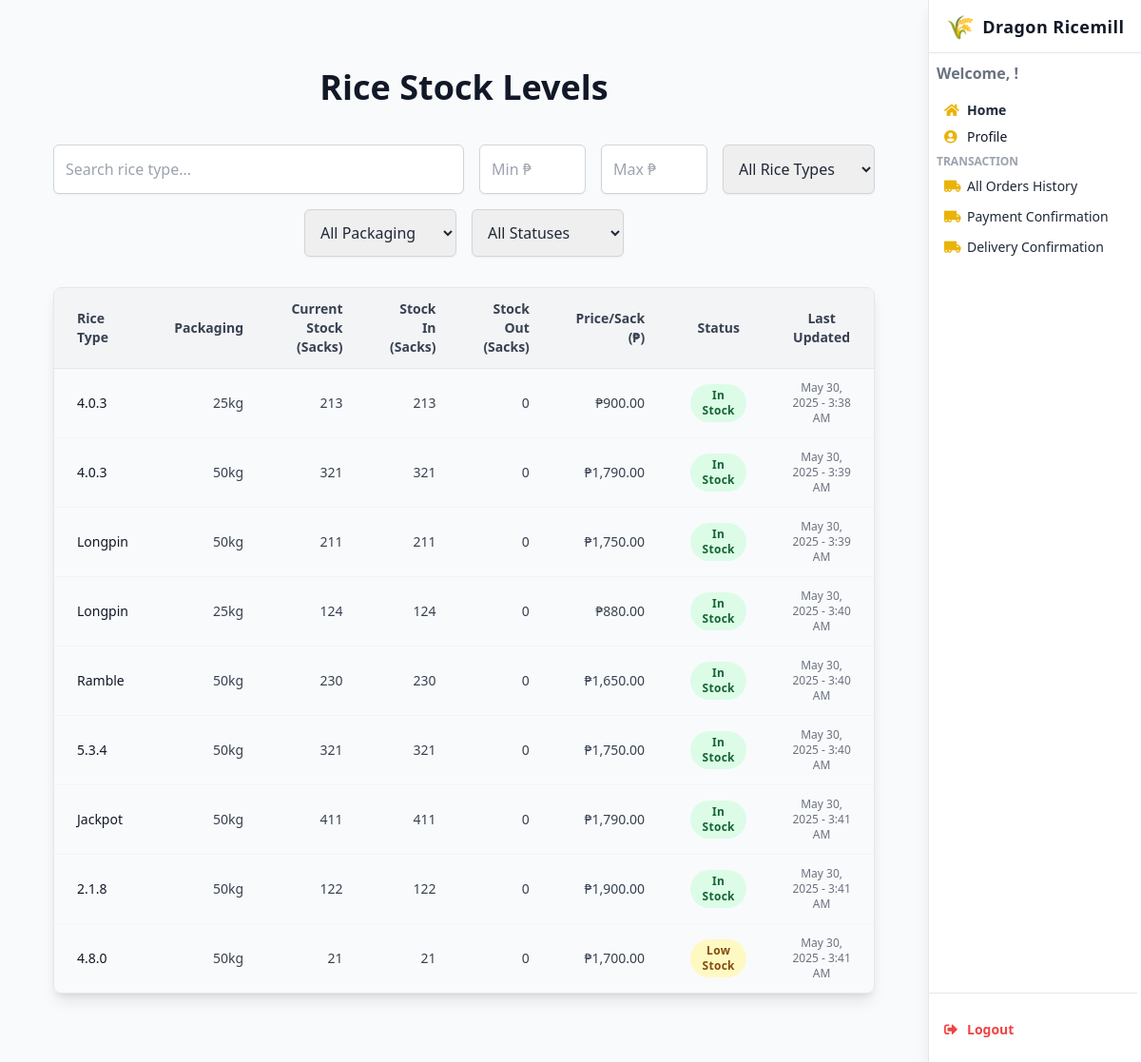
The page /viewstocklevel/ on the database its author committed.
### webapp/models.py (models this page shows, shortened)
class Stock(models.Model):
    stockID = models.AutoField(primary_key=True)
    rice_type = models.ForeignKey(Rice, on_delete=models.CASCADE, db_column='riceID', related_name='stocks')
    packaging = models.CharField(max_length=50, default='50kg')  # e.g., 25kg, 50kg
    price_per_sack = models.DecimalField(max_digits=10, decimal_places=2)
    stock_in = models.PositiveIntegerField(default=0)
    stock_out = models.PositiveIntegerField(default=0)
    current_stock = models.PositiveIntegerField(default=0)
    minimum_stock = models.PositiveIntegerField(default=10)
    last_updated = models.DateTimeField(auto_now=True)
    created_at = models.DateTimeField(auto_now_add=True)
    class Meta:
        db_table = 'Stock'
        unique_together = ('rice_type', 'packaging')

class Rice(models.Model):
    riceID = models.AutoField(primary_key=True)
    rice_type = models.CharField(max_length=100, unique=True)
    description = models.TextField(blank=True, null=True)
    is_active = models.BooleanField(default=True)
    class Meta:
        db_table = 'Rice'
    def __str__(self):
        return f"{self.rice_type}"

### webapp/views.py (the view)
# urls.py: path("viewstocklevel/", views.viewstocklevel, name="viewstocklevel"),
def viewstocklevel(request):
    stock_data = Stock.objects.select_related('rice_type').all()
    rice_types = Stock.objects.values_list('rice_type__rice_type', flat=True).distinct()
    packaging_types = Stock.objects.values_list('packaging', flat=True).distinct()
    return render(request, 'viewstocklevel.html', {
        'stock_data': stock_data,
        'rice_types': rice_types,
        'packaging_types': packaging_types,
    })

### webapp/templates/viewstocklevel.html (shortened to what this page needs)
{% load humanize %}
<!DOCTYPE html>
<html lang="en">
<head>
  <script src="https://cdn.tailwindcss.com"></script>
  <link href="https://cdnjs.cloudflare.com/ajax/libs/font-awesome/5.15.3/css/all.min.css" rel="stylesheet" />
</head>
<body class="bg-gray-100 text-gray-800 min-h-screen font-sans leading-relaxed overflow-x-hidden">
<header class="fixed top-0 right-0 h-screen w-56 bg-white shadow-lg flex flex-col z-50 border-l border-gray-200">
  <div class="h-14 flex items-center justify-center border-b border-gray-200">
    <a href="#" class="flex items-center space-x-2 select-none text-gray-900 font-bold text-lg tracking-wide">
      <span class="text-yellow-500 text-2xl">🌾</span>
      <span>Dragon Ricemill</span>
    </a>
  </div>
  <nav class="flex-1 flex flex-col py-1 pr-1 overflow-y-auto scrollbar-hide">
    <div class="px-2 py-1">
      <span class="block text-1 text-gray-500 font-semibold mb-3">Welcome, {{ request.session.user_name }}!</span>
      <a href="{% url 'dashboard' %}" class="flex items-center space-x-2 px-2 py-1 rounded text-sm hover:bg-yellow-50 font-semibold hover:text-yellow-600 transition">
        <i class="fas fa-home w-4 text-yellow-500"></i><span>Home</span>
      </a>
      <a href="{% url 'profile' %}" class="flex items-center space-x-2 px-2 py-1 rounded text-sm hover:bg-yellow-50 hover:text-yellow-600 transition text-gray-900">
        <i class="fas fa-user-circle w-4 text-yellow-500"></i><span>Profile</span>
      </a>
    </div>
    <div class="mb-2 px-2">
      <p class="uppercase text-xs font-semibold text-gray-400 mb-1">Transaction</p>
      <a href="{% url 'allorder_history' %}" class="flex items-center space-x-2 px-2 py-1 rounded text-sm hover:bg-yellow-50 hover:text-yellow-600 transition mt-1">
        <i class="fas fa-truck-moving w-4 text-yellow-500"></i><span>All Orders History</span>
      </a>
      <a href="{% url 'payment_confirmation' 0 %}" class="flex items-center space-x-2 px-2 py-1 rounded text-sm hover:bg-yellow-50 hover:text-yellow-600 transition mt-1">
        <i class="fas fa-truck-moving w-4 text-yellow-500"></i><span>Payment Confirmation</span>
      </a>
      <a href="{% url 'delivery_confirmation' 0 %}" class="flex items-center space-x-2 px-2 py-1 rounded text-sm hover:bg-yellow-50 hover:text-yellow-600 transition mt-1">
        <i class="fas fa-truck-moving w-4 text-yellow-500"></i><span>Delivery Confirmation</span>
      </a>
    </div>
    <div class="border-t border-gray-200 mt-auto px-2 py-4">
      <a href="{% url 'logout' %}" onclick="return confirm('Logout?');" class="flex items-center space-x-2 px-2 py-1 rounded text-sm hover:bg-red-100 hover:text-red-600 transition font-semibold text-red-500 mt-2">
        <i class="fas fa-sign-out-alt w-4"></i><span>Logout</span>
      </a>
    </div>
  </nav>
</header>
<div class="mr-56 min-h-screen bg-gray-50">
  <main class="max-w-screen-xl mx-auto px-4 py-6 sm:px-6 lg:px-8">
<main class="container mx-auto px-6 py-12">
  <h2 class="text-4xl font-extrabold text-gray-900 mb-10 text-center">Rice Stock Levels</h2>
<div class="flex flex-wrap gap-4 justify-center max-w-5xl mx-auto mb-8">
  <input id="searchInput" type="text" placeholder="Search rice type..."
    class="flex-grow min-w-[220px] max-w-lg p-3 border border-gray-300 rounded-md shadow-sm focus:outline-none focus:ring-2 focus:ring-blue-600 focus:border-blue-600 transition" />
  <input id="minPrice" type="number" placeholder="Min ₱"
    class="w-28 p-3 border border-gray-300 rounded-md shadow-sm focus:outline-none focus:ring-2 focus:ring-blue-600 focus:border-blue-600 transition" min="0" />
  <input id="maxPrice" type="number" placeholder="Max ₱"
    class="w-28 p-3 border border-gray-300 rounded-md shadow-sm focus:outline-none focus:ring-2 focus:ring-blue-600 focus:border-blue-600 transition" min="0" />
  <select id="riceTypeFilter"
    class="w-40 p-3 border border-gray-300 rounded-md shadow-sm focus:outline-none focus:ring-2 focus:ring-blue-600 focus:border-blue-600 transition">
    <option value="">All Rice Types</option>
  </select>
  <select id="packagingFilter"
    class="w-40 p-3 border border-gray-300 rounded-md shadow-sm focus:outline-none focus:ring-2 focus:ring-blue-600 focus:border-blue-600 transition">
    <option value="">All Packaging</option>
  </select>
  <select id="statusFilter"
    class="w-40 p-3 border border-gray-300 rounded-md shadow-sm focus:outline-none focus:ring-2 focus:ring-blue-600 focus:border-blue-600 transition">
    <option value="">All Statuses</option>
  </select>
</div>
  <div class="overflow-x-auto rounded-lg border border-gray-200 shadow-lg">
    <table class="min-w-full divide-y divide-gray-200 text-sm">
      <thead class="bg-gray-100">
        <tr>
          <th class="px-6 py-3 text-left font-semibold text-gray-700">Rice Type</th>
          <th class="px-6 py-3 text-right font-semibold text-gray-700">Packaging</th>
          <th class="px-6 py-3 text-right font-semibold text-gray-700">Current Stock (Sacks)</th>
          <th class="px-6 py-3 text-right font-semibold text-gray-700">Stock In (Sacks)</th>
          <th class="px-6 py-3 text-right font-semibold text-gray-700">Stock Out (Sacks)</th>
          <th class="px-6 py-3 text-right font-semibold text-gray-700">Price/Sack (₱)</th>
          <th class="px-6 py-3 text-center font-semibold text-gray-700">Status</th>
          <th class="px-6 py-3 text-center font-semibold text-gray-700">Last Updated</th>
        </tr>
      </thead>
      <tbody class="divide-y divide-gray-100">
        {% for rice in stock_data %}
          <tr class="hover:bg-blue-50 transition">
            <td class="px-6 py-3 rice-type font-medium text-gray-900">{{ rice.rice_type }}</td>
            <td class="px-6 py-3 text-right text-gray-700">{{ rice.packaging }}</td>
            <td class="px-6 py-3 text-right text-gray-700">{{ rice.current_stock }}</td>
            <td class="px-6 py-3 text-right text-gray-700">{{ rice.stock_in }}</td>
            <td class="px-6 py-3 text-right text-gray-700">{{ rice.stock_out }}</td>
            <td class="px-6 py-3 text-right price text-gray-700">₱{{ rice.price_per_sack|floatformat:2|intcomma }}</td>
            <td class="px-6 py-3 text-center status">
              {% if rice.current_stock == 0 %}
                <span class="inline-block bg-red-100 text-red-800 text-xs font-semibold px-3 py-1 rounded-full tracking-wide">Out of Stock</span>
              {% elif rice.current_stock <= 100 %}
                <span class="inline-block bg-yellow-100 text-yellow-800 text-xs font-semibold px-3 py-1 rounded-full tracking-wide">Low Stock</span>
              {% else %}
                <span class="inline-block bg-green-100 text-green-800 text-xs font-semibold px-3 py-1 rounded-full tracking-wide">In Stock</span>
              {% endif %}
            </td>
            <td class="px-6 py-3 text-center text-gray-500 text-xs">{{ rice.last_updated|date:"M d, Y - g:i A" }}</td>
          </tr>
        {% empty %}
          <tr>
            <td colspan="8" class="text-center py-10 text-gray-500 italic">No stock data available.</td>
          </tr>
        {% endfor %}
      </tbody>
    </table>
  </div>
</main>
</body>
</html>

### webapp/templates/viewstocklevel.html (style rules this page uses)
html { scroll-behavior: smooth; }
.scrollbar-hide { -ms-overflow-style: none; scrollbar-width: none; }

### rows shown on the page
Stock: rice_type "4.0.3", packaging "25kg", current_stock "213", stock_in "213", stock_out "0", price_per_sack "900.00", shows "In Stock", last_updated "May 30, 2025 - 3:38 AM"
Stock: rice_type "4.0.3", packaging "50kg", current_stock "321", stock_in "321", stock_out "0", price_per_sack "1,790.00", shows "In Stock", last_updated "May 30, 2025 - 3:39 AM"
Stock: rice_type "Longpin", packaging "50kg", current_stock "211", stock_in "211", stock_out "0", price_per_sack "1,750.00", shows "In Stock", last_updated "May 30, 2025 - 3:39 AM"
Stock: rice_type "Longpin", packaging "25kg", current_stock "124", stock_in "124", stock_out "0", price_per_sack "880.00", shows "In Stock", last_updated "May 30, 2025 - 3:40 AM"
Stock: rice_type "Ramble", packaging "50kg", current_stock "230", stock_in "230", stock_out "0", price_per_sack "1,650.00", shows "In Stock", last_updated "May 30, 2025 - 3:40 AM"
Stock: rice_type "5.3.4", packaging "50kg", current_stock "321", stock_in "321", stock_out "0", price_per_sack "1,750.00", shows "In Stock", last_updated "May 30, 2025 - 3:40 AM"
Stock: rice_type "Jackpot", packaging "50kg", current_stock "411", stock_in "411", stock_out "0", price_per_sack "1,790.00", shows "In Stock", last_updated "May 30, 2025 - 3:41 AM"
Stock: rice_type "2.1.8", packaging "50kg", current_stock "122", stock_in "122", stock_out "0", price_per_sack "1,900.00", shows "In Stock", last_updated "May 30, 2025 - 3:41 AM"
Stock: rice_type "4.8.0", packaging "50kg", current_stock "21", stock_in "21", stock_out "0", price_per_sack "1,700.00", shows "Low Stock", last_updated "May 30, 2025 - 3:41 AM"
